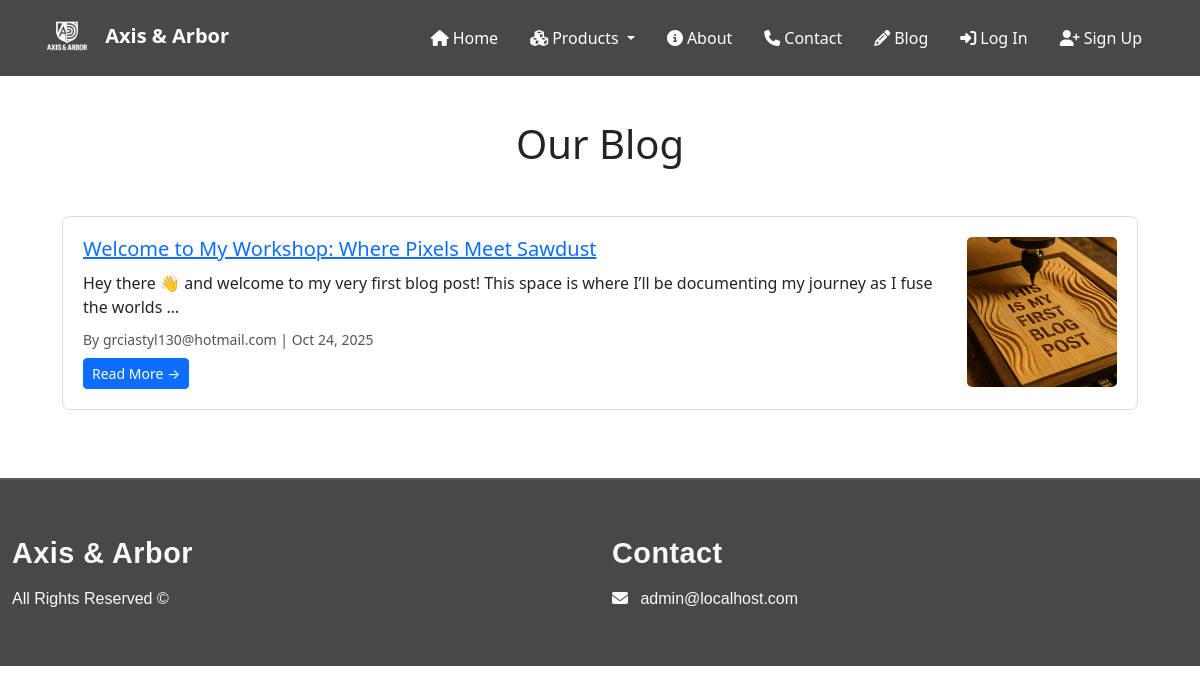
Screenshot of /blog/ with the database file from the repository.
### blog/models.py (models this page shows, shortened)
class Post(models.Model):
    title = models.CharField(max_length=200)
    slug = models.SlugField(unique=True)
    author = models.ForeignKey(User, on_delete=models.CASCADE)
    content = models.TextField()
    category = models.ForeignKey('Category', on_delete=models.SET_NULL, null=True, blank=True)
    image = models.ImageField(upload_to='blog_images/', null=True, blank=True)  # <-- New
    created_at = models.DateTimeField(default=timezone.now)
    updated_at = models.DateTimeField(auto_now=True)
    published = models.BooleanField(default=True)

### blog/views.py (the view)
# urls.py: path('', views.post_list, name='blog_list'),
def post_list(request):
    posts = Post.objects.filter(published=True).order_by('-created_at')
    return render(request, 'blog/post_list.html', {'posts': posts})

### cart/context_processors.py (called while the page is built)
def cart_total(request):
    total_items = 0
    if request.user.is_authenticated:
        cart, _ = Cart.objects.get_or_create(user=request.user)
        total_items = sum(item.quantity for item in cart.items.all())
    return {'cart_total_items': total_items}

### blog/templates/blog/post_list.html (shortened to what this page needs)
{% extends "base.html" %}
{% load static %}
{% block css %}
<link rel="stylesheet" href="{% static 'css/post_list.css' %}">
{% endblock %}
{% block content %}
<div class="blog-container">
    <h1 class="text-center mb-5">Our Blog</h1>
    {% for post in posts %}
    <div class="blog-card d-flex align-items-start mb-4 flex-wrap">
        <div class="blog-text flex-grow-1 me-3">
            <h2 class="blog-title"><a href="{{ post.slug }}/">{{ post.title }}</a></h2>
            <p class="blog-snippet">{{ post.content|truncatewords:25 }}</p>
            <div class="blog-meta mb-2">
                <span class="blog-author">By {{ post.author }}</span> |
                <span class="blog-date">{{ post.created_at|date:"M d, Y" }}</span>
            </div>
            <a href="{{ post.slug }}/" class="read-more btn btn-primary btn-sm">Read More →</a>
        </div>
        {% if post.image %}
        <div class="blog-image">
            <img src="{{ post.image.url }}" alt="{{ post.title }}" class="img-fluid">
        </div>
        {% endif %}
    </div>
    {% empty %}
    <p>No posts available yet.</p>
    {% endfor %}
</div>
{% endblock %}

### blog/static/css/post_list.css (style rules this page uses)
.blog-container { max-width: 1200px; margin: 0 auto; padding: 20px; }
.blog-card { display: flex; justify-content: space-between; align-items: flex-start; border: 1px solid #ddd; border-radius: 8px; padding: 20px; background-color: #fff; height: 100%; transition: box-shadow 0.3s ease; }
.blog-text { flex: 1; margin-right: 15px; display: flex; flex-direction: column; }
.blog-image { width: 150px; height: 150px; flex-shrink: 0; }
.blog-image img { width: 100%; height: 100%; border-radius: 5px; object-fit: cover; }
.blog-title { font-size: 1.25rem; margin-bottom: 10px; }
.blog-snippet { flex-grow: 1; margin-bottom: 10px; }
.blog-meta { font-size: 0.875rem; color: #555; margin-bottom: 10px; }
.read-more { align-self: flex-start; text-decoration: none; }

### rows the page displays
Post: title "Welcome to My Workshop: Where Pixels Meet Sawdust", content "Hey there 👋 and welcome to my very first blog post! This space is where I’ll be documenting my journey as I fuse the worlds …", author "grciastyl130@hotmail.com", created_at "Oct 24, 2025", image (picture)
